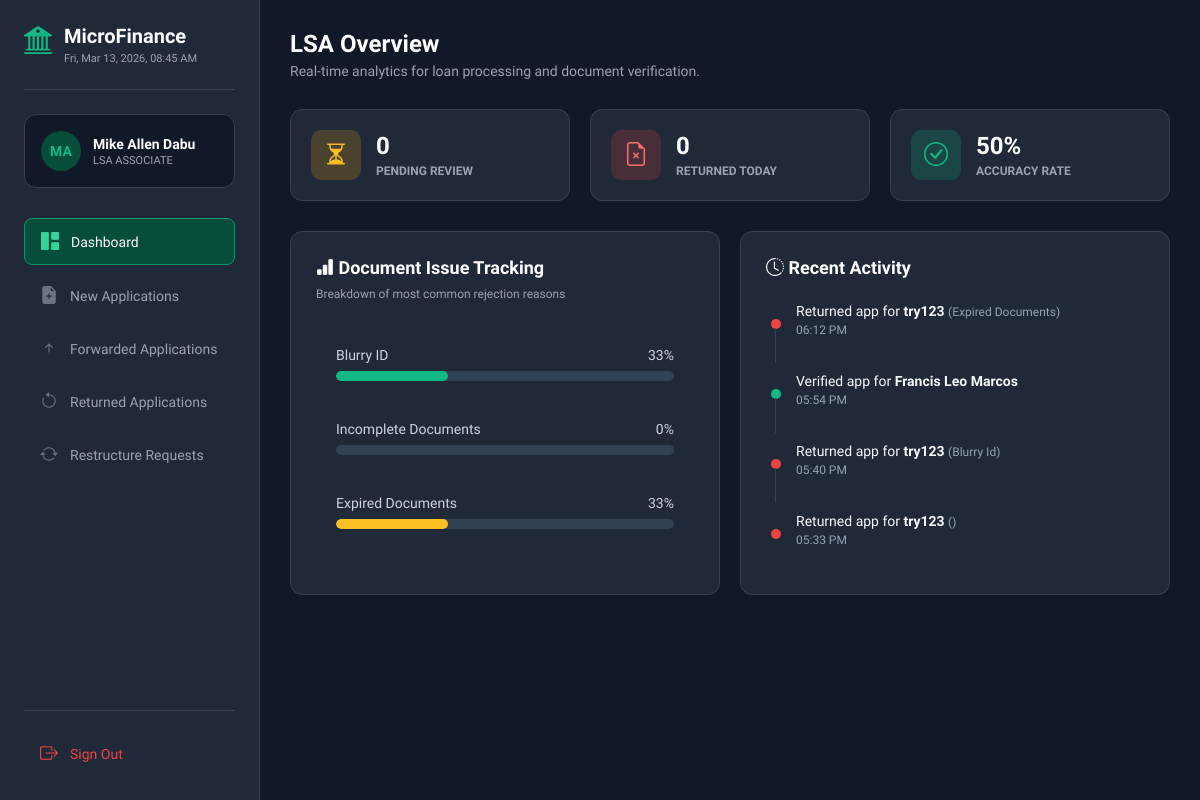
Before: /LSA/dashboard.php with the older database file.
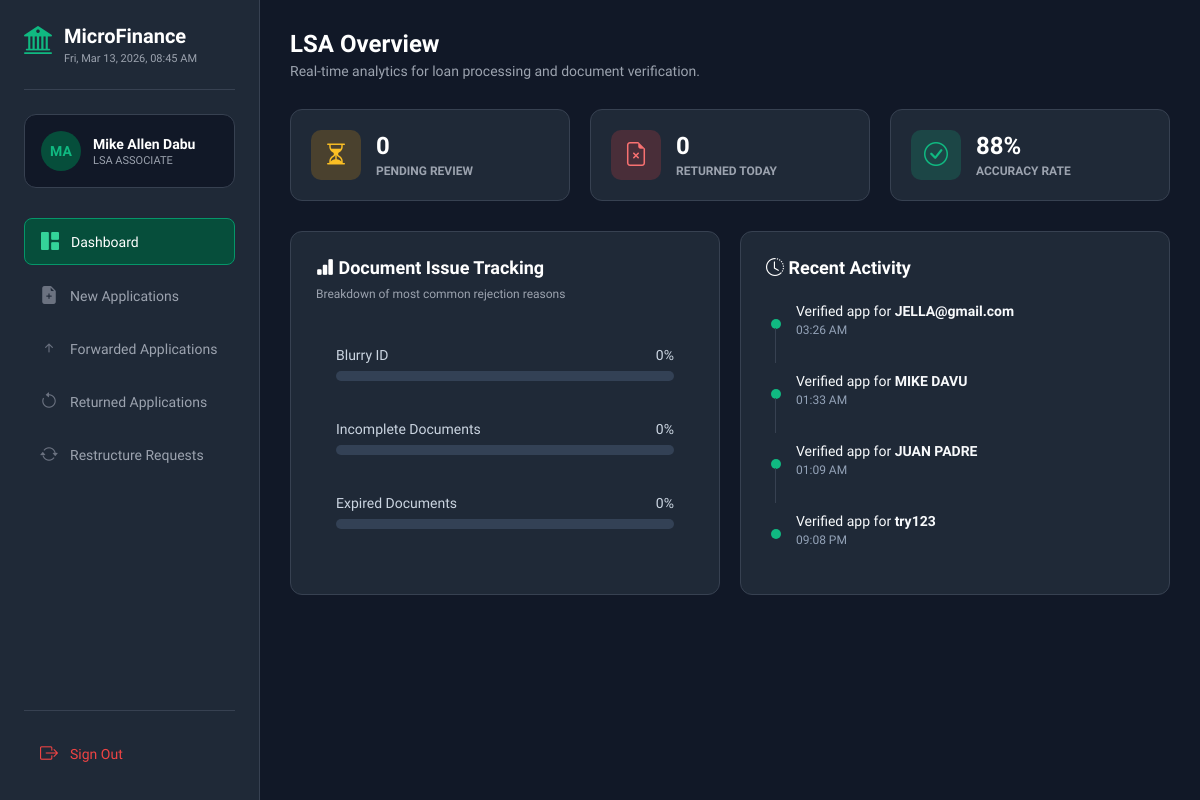
After: the same page with the newer database file.
### tables this page shows
CREATE TABLE `loan_applications` (
  `id` int(11) NOT NULL,
  `user_id` int(11) NOT NULL,
  `principal_amount` decimal(10,2) NOT NULL,
  `term_months` int(11) NOT NULL,
  `loan_purpose` text NOT NULL,
  `source_of_income` varchar(255) NOT NULL,
  `estimated_monthly_income` decimal(10,2) NOT NULL,
  `interest_rate` decimal(5,2) NOT NULL,
  `interest_type` enum('MONTHLY','ANNUAL') DEFAULT 'MONTHLY',
  `interest_method` enum('FLAT') DEFAULT 'FLAT',
  `total_interest` decimal(10,2) DEFAULT NULL,
  `total_payable` decimal(10,2) DEFAULT NULL,
  `monthly_due` decimal(10,2) DEFAULT NULL,
  `status` enum('PENDING','VERIFIED','APPROVED','REJECTED') DEFAULT 'PENDING',
  `remarks` text DEFAULT NULL,
  `created_at` timestamp NOT NULL DEFAULT current_timestamp(),
  `updated_at` timestamp NOT NULL DEFAULT current_timestamp() ON UPDATE current_timestamp()
);

CREATE TABLE `users` (
  `id` int(11) NOT NULL,
  `fullname` varchar(100) DEFAULT NULL,
  `profile_pic` varchar(255) DEFAULT NULL,
  `phone` varchar(20) DEFAULT NULL,
  `email` varchar(100) DEFAULT NULL,
  `password` varchar(255) DEFAULT NULL,
  `created_at` timestamp NOT NULL DEFAULT current_timestamp()
);

### LSA/dashboard.php (the view, shortened to what this page needs)
<?php
include 'includes/db_connect.php';
$pending_sql = "SELECT COUNT(*) as total FROM loan_applications WHERE status = 'PENDING'";
$pending_res = $conn->query($pending_sql);
$pending_count = $pending_res->fetch_assoc()['total'];
$returned_sql = "SELECT COUNT(*) as total FROM loan_applications
                 WHERE status = 'REJECTED' AND DATE(updated_at) = CURDATE()";
$returned_res = $conn->query($returned_sql);
$returned_today = $returned_res->fetch_assoc()['total'];
$total_processed_sql = "SELECT COUNT(*) as total FROM loan_applications WHERE status IN ('APPROVED', 'REJECTED')";
$total_proc_res = $conn->query($total_processed_sql);
$total_proc = $total_proc_res->fetch_assoc()['total'];
$approved_sql = "SELECT COUNT(*) as total FROM loan_applications WHERE status = 'APPROVED'";
$app_res = $conn->query($approved_sql);
$total_app = $app_res->fetch_assoc()['total'];
$accuracy = ($total_proc > 0) ? round(($total_app / $total_proc) * 100) : 100;
function getReasonCount($conn, $keyword) {
    $keyword = mysqli_real_escape_string($conn, $keyword);
    $sql = "SELECT COUNT(*) as total FROM loan_applications
            WHERE status = 'REJECTED' AND remarks LIKE '%$keyword%'";
    $res = $conn->query($sql);
    return $res->fetch_assoc()['total'];
}
$blurryCount = getReasonCount($conn, 'Blurry ID');
$expiredCount = getReasonCount($conn, 'Expired Documents');
$incompleteCount = getReasonCount($conn, 'Incomplete Documents');
$totalRejections = ($returned_today > 0) ? $returned_today : ($total_proc - $total_app);
function getPercentage($count, $total) {
    return ($total > 0) ? round(($count / $total) * 100) : 0;
}
$activity_sql = "SELECT u.fullname, la.status, la.updated_at, la.remarks
                 FROM loan_applications la
                 JOIN users u ON la.user_id = u.id
                 ORDER BY la.updated_at DESC LIMIT 4";
$activities = $conn->query($activity_sql);
?>
<!DOCTYPE html>
<html lang="en">
<head>
    <link rel="stylesheet" href="https://cdn.jsdelivr.net/npm/bootstrap-icons@1.11.1/font/bootstrap-icons.css">
    <link rel="stylesheet" href="assets/css/Dashboard.css">
</head>
<body>
    <?php include 'includes/sidebar.php'; ?>
    <div class="main-content">
        <div class="page-header">
            <h1>LSA Overview</h1>
            <p>Real-time analytics for loan processing and document verification.</p>
        </div>
        <div class="stats-grid">
            <div class="stat-card">
                <div class="stat-icon icon-orange"><i class="bi bi-hourglass-split"></i></div>
                <div class="stat-info">
                    <h3><?php echo $pending_count; ?></h3>
                    <span>Pending Review</span>
                </div>
            </div>
            <div class="stat-card">
                <div class="stat-icon icon-red"><i class="bi bi-file-earmark-x"></i></div>
                <div class="stat-info">
                    <h3><?php echo $returned_today; ?></h3>
                    <span>Returned Today</span>
                </div>
            </div>
            <div class="stat-card">
                <div class="stat-icon icon-green"><i class="bi bi-check-circle"></i></div>
                <div class="stat-info">
                    <h3><?php echo $accuracy; ?>%</h3>
                    <span>Accuracy Rate</span>
                </div>
            </div>
        </div>
        <div class="analytics-grid">
            <div class="content-card">
                <div class="card-header">
                    <h3><i class="bi bi-bar-chart-fill"></i> Document Issue Tracking</h3>
                    <span class="card-subtitle">Breakdown of most common rejection reasons</span>
                </div>
                <div class="bar-chart-container" style="padding: 20px;">
                    <div class="bar-item" style="margin-bottom: 20px;">
                        <div class="bar-label" style="display: flex; justify-content: space-between; color: #cbd5e1; font-size: 14px; margin-bottom: 8px;">
                            <span>Blurry ID</span>
                            <span><?php echo getPercentage($blurryCount, $totalRejections); ?>%</span>
                        </div>
                        <div class="progress-bg" style="background: #334155; height: 10px; border-radius: 5px;">
                            <div class="progress-fill" style="width: <?php echo getPercentage($blurryCount, $totalRejections); ?>%; background: #10b981; height: 100%; border-radius: 5px;"></div>
                        </div>
                    </div>
                    <div class="bar-item" style="margin-bottom: 20px;">
                        <div class="bar-label" style="display: flex; justify-content: space-between; color: #cbd5e1; font-size: 14px; margin-bottom: 8px;">
                            <span>Incomplete Documents</span>
                            <span><?php echo getPercentage($incompleteCount, $totalRejections); ?>%</span>
                        </div>
                        <div class="progress-bg" style="background: #334155; height: 10px; border-radius: 5px;">
                        </div>
                    </div>
                    <div class="bar-item" style="margin-bottom: 20px;">
                        <div class="bar-label" style="display: flex; justify-content: space-between; color: #cbd5e1; font-size: 14px; margin-bottom: 8px;">
                            <span>Expired Documents</span>
                            <span><?php echo getPercentage($expiredCount, $totalRejections); ?>%</span>
                        </div>
                        <div class="progress-bg" style="background: #334155; height: 10px; border-radius: 5px;">
                            <div class="progress-fill" style="width: <?php echo getPercentage($expiredCount, $totalRejections); ?>%; background: #fbbf24; height: 100%; border-radius: 5px;"></div>
                        </div>
                    </div>
                </div>
            </div>
            <div class="content-card">
                <div class="card-header">
                    <h3><i class="bi bi-clock-history"></i> Recent Activity</h3>
                </div>
                <ul class="activity-list">
                    <?php if($activities && $activities->num_rows > 0): ?>
                        <?php while($act = $activities->fetch_assoc()): ?>
                        <li class="activity-item" style="display: flex; align-items: center; gap: 15px; margin-bottom: 15px;">
                            <div class="dot" style="height: 10px; width: 10px; border-radius: 50%; background: <?php echo ($act['status'] == 'APPROVED') ? '#10b981' : '#ef4444'; ?>;"></div>
                            <div>
                                <p style="color: #f8fafc; font-size: 14px; margin: 0;">
                                    <?php echo ($act['status'] == 'APPROVED') ? 'Verified' : 'Returned'; ?> app for
                                    <strong><?php echo htmlspecialchars($act['fullname']); ?></strong>
                                    <?php if($act['status'] == 'REJECTED') echo " <span style='color: #94a3b8; font-size: 12px;'>(".htmlspecialchars($act['remarks']).")</span>"; ?>
                                </p>
                                <span style="color: #94a3b8; font-size: 12px;"><?php echo date('h:i A', strtotime($act['updated_at'])); ?></span>
                            </div>
                        </li>
                        <?php endwhile; ?>
                    <?php else: ?>
                        <p style="color: #94a3b8; padding: 20px;">No recent activity found.</p>
                    <?php endif; ?>
                </ul>
            </div>
        </div>
    </div>
</body>
</html>

### LSA/includes/sidebar.php (shortened to what this page needs)
<?php
$currentPage = basename($_SERVER['PHP_SELF']);
?>
<div class="sidebar">
    <div class="brand">
        <i class="bi bi-bank2"></i>
        <div class="brand-text">
            <h2>MicroFinance</h2>
            <div class="datetime" id="datetime"></div>
        </div>
    </div>
    <div class="user-profile">
        <div class="avatar">MA</div>
        <div class="user-info">
            <h4>Mike Allen Dabu</h4>
            <span>LSA Associate</span>
        </div>
    </div>
    <ul class="nav-links">
        <li>
            <a href="dashboard.php" class="nav-item <?= ($currentPage == 'dashboard.php') ? 'active' : '' ?>">
                <i class="bi bi-grid-1x2-fill"></i> Dashboard
            </a>
        </li>
        <li>
            <a href="application.php" class="nav-item <?= ($currentPage == 'application.php') ? 'active' : '' ?>">
                <i class="bi bi-file-earmark-plus-fill"></i> New Applications
            </a>
        </li>
        <li>
            <a href="forwarded.php" class="nav-item <?= ($currentPage == 'forwarded.php') ? 'active' : '' ?>">
                <i class="bi bi-arrow-up-short"></i> Forwarded Applications
            </a>
        </li>
        <li>
            <a href="returned.php" class="nav-item <?= ($currentPage == 'returned.php') ? 'active' : '' ?>">
                <i class="bi bi-arrow-counterclockwise"></i> Returned Applications
            </a>
        </li>
        <li>
            <a href="restructure.php" class="nav-item <?= ($currentPage == 'restructure.php') ? 'active' : '' ?>">
                <i class="bi bi-arrow-repeat"></i> Restructure Requests
            </a>
        </li>
    </ul>
    <div class="logout-btn">
        <a href="../logout.php" class="nav-item logout-link">
            <i class="bi bi-box-arrow-right"></i> Sign Out
        </a>
    </div>
</div>

### LSA/assets/css/Dashboard.css (style rules this page uses)
* { margin: 0; padding: 0; box-sizing: border-box; font-family: 'Google Sans', sans-serif; }
body { background-color: #111827; color: #e5e7eb; display: flex; min-height: 100vh; }
.sidebar { width: 260px; height: 100vh; background-color: #1f2937; border-right: 1px solid #374151; position: fixed; top: 0; left: 0; display: flex; flex-direction: column; padding: 20px; z-index: 1000; }
.brand { display: flex; align-items: center; gap: 12px; padding-bottom: 30px; border-bottom: 1px solid #374151; margin-bottom: 20px; }
.brand i { font-size: 24px; color: #10b981; }
.brand h2 { color: #fff; font-size: 18px; font-weight: 700; }
.user-profile { display: flex; align-items: center; gap: 10px; padding: 15px; background-color: #111827; border-radius: 12px; margin-bottom: 25px; border: 1px solid #374151; }
.avatar { width: 35px; height: 35px; background-color: #064e3b; color: #10b981; border-radius: 50%; display: flex; align-items: center; justify-content: center; font-weight: 700; font-size: 14px; }
.user-info h4 { color: #fff; font-size: 14px; }
.user-info span { color: #9ca3af; font-size: 11px; text-transform: uppercase; }
.nav-links { list-style: none; display: flex; flex-direction: column; gap: 8px; flex-grow: 1; }
.nav-item { display: flex; align-items: center; gap: 12px; padding: 12px 16px; border-radius: 8px; color: #9ca3af; text-decoration: none; font-size: 14px; font-weight: 500; transition: all 0.2s ease; cursor: pointer; }
.nav-item.active { background-color: #064e3b; color: #34d399; border-left: 3px solid #10b981; }
.nav-item i { font-size: 18px; }
.logout-btn { margin-top: auto; border-top: 1px solid #374151; padding-top: 20px; }
.logout-link { color: #ef4444; }
.main-content { margin-left: 260px; padding: 30px; width: calc(100% - 260px); }
.page-header { margin-bottom: 30px; }
.page-header h1 { font-size: 24px; color: #fff; }
.page-header p { color: #9ca3af; font-size: 14px; margin-top: 5px; }
.stats-grid { display: grid; grid-template-columns: repeat(auto-fit, minmax(200px, 1fr)); gap: 20px; margin-bottom: 30px; }
.stat-card { background-color: #1f2937; padding: 20px; border-radius: 12px; border: 1px solid #374151; display: flex; align-items: center; gap: 15px; }
.stat-icon { width: 50px; height: 50px; border-radius: 10px; display: flex; align-items: center; justify-content: center; font-size: 24px; }
.icon-orange { background: rgba(245, 158, 11, 0.2); color: #fbbf24; }
.icon-red { background: rgba(239, 68, 68, 0.2); color: #f87171; }
.icon-green { background: rgba(16, 185, 129, 0.2); color: #10b981; }
.stat-info h3 { font-size: 24px; color: #fff; }
.stat-info span { font-size: 12px; color: #9ca3af; text-transform: uppercase; font-weight: 700; }
.analytics-grid { display: grid; grid-template-columns: repeat(auto-fit, minmax(400px, 1fr)); gap: 20px; }
.content-card { background-color: #1f2937; border: 1px solid #374151; border-radius: 12px; padding: 25px; height: 100%; }
.card-header { margin-bottom: 25px; }
.card-header h3 { font-size: 18px; color: #fff; margin-bottom: 5px; }
.card-subtitle { font-size: 12px; color: #9ca3af; }
.bar-chart-container { display: flex; flex-direction: column; gap: 20px; }
.bar-item { width: 100%; }
.bar-label { display: flex; justify-content: space-between; font-size: 13px; color: #e5e7eb; margin-bottom: 8px; font-weight: 500; }
.progress-bg { width: 100%; height: 8px; background-color: #374151; border-radius: 4px; overflow: hidden; }
.activity-list { list-style: none; display: flex; flex-direction: column; gap: 20px; }
.activity-item { display: flex; gap: 15px; position: relative; padding-left: 5px; }
.activity-item::before { content: ''; position: absolute; left: 9px; top: 25px; bottom: -25px; width: 1px; background-color: #374151; }
.activity-item:last-child::before { display: none; }
.dot { width: 10px; height: 10px; border-radius: 50%; margin-top: 6px; flex-shrink: 0; }
.progress-fill { height: 100%; background-color: #10b981; border-radius: 4px; }

Changed rows visible on the page:
removed loan_applications: status "Returned", user.fullname "try123", remarks "Expired Documents", updated_at "06:12 PM"
removed loan_applications: status "Verified", user.fullname "Francis Leo Marcos", updated_at "05:54 PM"
removed loan_applications: status "Returned", user.fullname "try123", remarks "Blurry Id", updated_at "05:40 PM"
removed loan_applications: status "Returned", user.fullname "try123", updated_at "05:33 PM"
added loan_applications: status "Verified", user.fullname "JELLA@gmail.com", updated_at "03:26 AM"
added loan_applications: status "Verified", user.fullname "MIKE DAVU", updated_at "01:33 AM"
added loan_applications: status "Verified", user.fullname "JUAN PADRE", updated_at "01:09 AM"
added loan_applications: status "Verified", user.fullname "try123", updated_at "09:08 PM"
Other visible differences:
$accuracy: "50" → "88"
getPercentage($blurryCount, $totalRejections): "33" → "0"
getPercentage($expiredCount, $totalRejections): "33" → "0"
